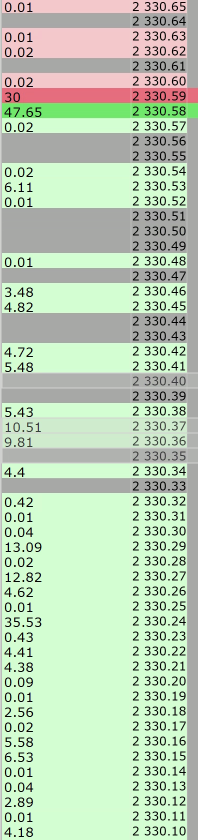
#> input picture configs/glyphs/train_frame.png, 396 x 1680 px (shown at 1/2 size)
$ python -i ladder_core.py   (imports and definitions only)
#> lines starting #> are read from the running program, lines starting #| are printed output that depends on the picture
"""Геометрия «лестницы цен» по нескольким кадрам и грубой рамке пользователя.

Чистые функции на NumPy/OpenCV, без pydantic и без знания о терминалах.
Что делает: находит шаг строки (с субпиксельной точностью), фазу границ строк,
число строк и колонки (цена, размер). Цифры здесь не читаются: проверка идёт
по структуре (периодичность текста, колонка, где текст есть в каждой строке).
"""
from __future__ import annotations

from collections.abc import Sequence
from dataclasses import dataclass, field

import cv2
import numpy as np


@dataclass(frozen=True)
class LadderParams:
    min_pitch: float = 10.0        # допустимая высота строки, px
    max_pitch: float = 80.0
    ink_threshold: int = 70        # отклонение яркости от фона строки, считающееся «текстом»
    min_periodicity: float = 0.35  # ниже -- период строки не найден
    price_coverage: float = 0.85   # доля строк, где в колонке цены есть текст
    min_rows: int = 5


@dataclass
class LadderGeometry:
    x: int                      # абсолютные координаты кадра
    y: int
    w: int
    h: int
    rows: int
    pitch: float
    price_col: tuple[float, float]   # доли ширины рамки
    size_col: tuple[float, float]
    metrics: dict[str, float] = field(default_factory=dict)
    warnings: list[str] = field(default_factory=list)

    # [80 lines left out: functions quality, _ink_mask, _autocorr, _peak, estimate_pitch, estimate_phase and 1 more, not called in this run]


def calibrate_ladder(
    frames: Sequence[np.ndarray],
    roi: tuple[int, int, int, int] | None = None,
    params: LadderParams = LadderParams(),
) -> LadderGeometry:
    """frames: BGR-кадры одного размера (чем разнообразнее по содержимому, тем лучше).
    roi: грубая рамка пользователя (x, y, w, h); без неё берётся весь кадр."""
    if not frames:
        raise ValueError("нужен хотя бы один кадр")
    H, W = frames[0].shape[:2]
    x0, y0, w0, h0 = roi if roi else (0, 0, W, H)
    x0, y0 = max(0, x0), max(0, y0)
    w0, h0 = min(w0, W - x0), min(h0, H - y0)

    masks = [_ink_mask(f[y0 : y0 + h0, x0 : x0 + w0], params.ink_threshold) for f in frames]
    prof = np.mean([m.mean(axis=1) for m in masks], axis=0)

    geo = LadderGeometry(x0, y0, w0, h0, 0, 0.0, (0.0, 0.0), (0.0, 0.0))
    pitch, periodicity = estimate_pitch(prof, params)
    geo.metrics["periodicity"] = periodicity
    if pitch <= 0 or periodicity < params.min_periodicity:
        geo.warnings.append(
            f"период строки не найден (периодичность {periodicity:.2f}); "
            "обведите только стакан и проверьте, что в нём есть текст")
        return geo

    top = estimate_phase(prof, pitch)
    rows = int((h0 - top) / pitch + 0.05)
    if rows < params.min_rows:
        geo.warnings.append(f"найдено всего {rows} строк")
        return geo
    # построчные маски текста: кадры x строки x ширина (средняя часть строки, без границ)
    # [8 lines left out: function per_row_masks, not called in this run]

    stack = per_row_masks(0, rows)
    has_ink = stack.any(axis=(0, 2))                    # есть ли в строке хоть что-то
    if not has_ink.any():
        geo.warnings.append("в рамке нет текста")
        return geo
    first, last = int(np.argmax(has_ink)), int(rows - 1 - np.argmax(has_ink[::-1]))
    rows = last - first + 1                              # пустые края рамки отбрасываем
    if rows < params.min_rows:
        geo.warnings.append(f"найдено всего {rows} строк")
        return geo
    stack = stack[:, first : last + 1]
    ys = y0 + int(round(top + first * pitch))
    hh = int(round(rows * pitch))
    geo.y, geo.h, geo.rows, geo.pitch = ys, hh, rows, pitch
    geo.metrics["pitch"] = pitch

    # колонки: для каждого x -- в какой доле строк там есть текст
    k = max(3, int(round(pitch)))                       # склеиваем символы цены (пробел, точка)
    kernel = np.ones((1, k), np.uint8)
    cov = np.zeros(w0)
    for fi in range(len(masks)):
        closed = cv2.morphologyEx(stack[fi], cv2.MORPH_CLOSE, kernel)
        cov += closed.mean(axis=0)
    cov /= len(masks)

    runs = [(a, b) for a, b in _runs(cov >= params.price_coverage) if b - a >= 2 * pitch]
    if not runs:
        geo.warnings.append("не найдена колонка, где текст есть почти в каждой строке (цена)")
        geo.metrics["price_coverage"] = float(cov.max())
        return geo
    pa, pb = runs[-1]                                   # правая из таких колонок
    geo.metrics["price_coverage"] = float(cov[pa:pb].mean())
    if geo.metrics["price_coverage"] < params.price_coverage:
        geo.warnings.append("в колонке цены текст есть не во всех строках")

    pad = max(1, int(round(0.15 * pitch)))
    left_ink = np.flatnonzero(cov[:pa] >= 0.02)
    sa = max(0, int(left_ink[0]) - pad) if len(left_ink) else 0
    gap = np.flatnonzero(cov[:pa] < 0.02)
    sb = (int(gap[-1]) + pa) // 2 if len(gap) and gap[-1] < pa - 1 else pa - 1
    sb = max(sb, sa + 1)
    pl = max(0, pa - pad)
    sb = max(min(sb, pl), sa + 1)
    geo.price_col = (pl / w0, min(w0, pb + pad) / w0)
    geo.size_col = (sa / w0, sb / w0)
    geo.metrics["size_coverage_max"] = float(cov[:pa].max()) if pa else 0.0
    return geo

>>> import cv2
>>> picture = cv2.imread('../../../configs/glyphs/train_frame.png', cv2.IMREAD_GRAYSCALE)
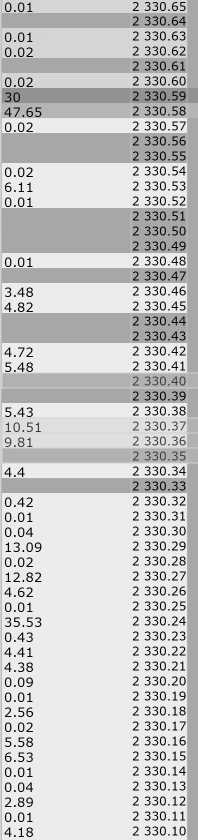
#> picture: shape (1680, 396) (shown at 1/2 size); min 0, max 240, mean 198.8
#> (the run stopped early here; a loop or call above may not have finished)
